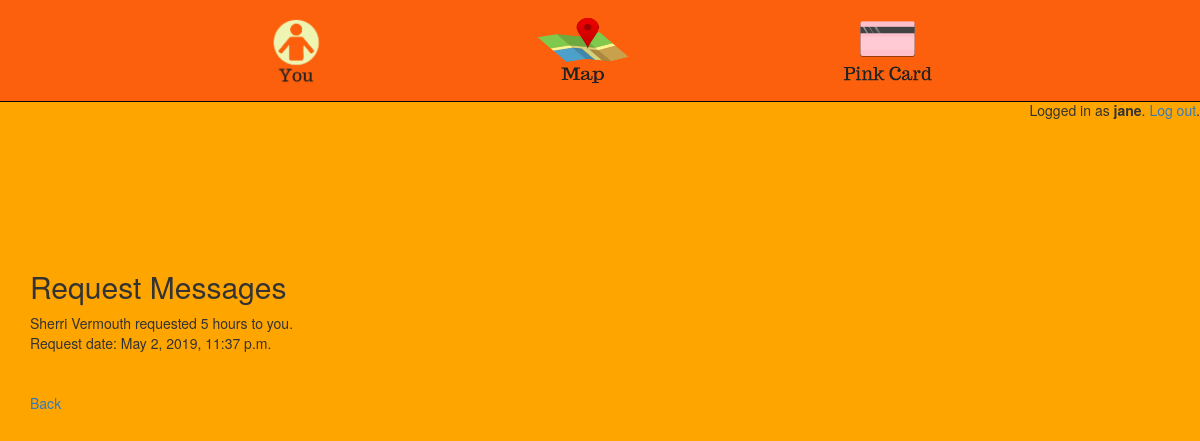
The app's page /students/transfer/requestmessages/ (signed in) with its own data.
### pinkcard/models.py (models this page shows)
class User(AbstractUser):
	username = models.CharField(max_length=30, unique=True)
	is_student = models.BooleanField(default=False)
	is_librarian = models.BooleanField(default=False)
	USERNAME_FIELD = 'username'

class RequestMessage(models.Model):
	sender = models.ForeignKey(User, on_delete=models.CASCADE, null=True, related_name='sender_notification')
	recipient = models.ForeignKey(User, on_delete=models.CASCADE, related_name='recipient_notification')
	request_message = models.TextField()
	sent_date = models.DateTimeField(auto_now_add=True)
	def __str__(self):
		return self.request_message

### pinkcard/views/students.py (the view)
# urls.py: path('transfer/requestmessages/',students.RequestMessages, name='requestmessages'),
def RequestMessages(request):
	template = 'pinkcard/students/requestmessages.html'
	context = {}
	context['messages'] = RequestMessage.objects.filter(recipient = request.user)
	print(context['messages'])
	return render(request, template, context)

### pinkcard/templates/pinkcard/students/requestmessages.html
{% extends 'base.html' %}
{% block content %}
	<br>
	<br>
	<br>
	<br>
	<br>
	<br>
	<h2>Request Messages</h2>
	{% for rm in messages %}
		{{rm.request_message}}
		<br>
		Request date: {{rm.sent_date}}
		<br>
		<br>
	{% endfor %}
	<br>
	<a href="{% url 'students:transfer' %}">Back</a>
{% endblock content %}

### templates/base.html (shortened to what this page needs)
{% load static %}
<!doctype html>
<html lang="en">
	<head>
		<link rel="stylesheet" href="https://maxcdn.bootstrapcdn.com/bootstrap/3.4.0/css/bootstrap.min.css">
		<link rel="stylesheet" type="text/css" href="{% static 'css/app.css' %}">
	    {% if user.is_authenticated and user.is_librarian %}
	      <link rel="stylesheet" type="text/css" href="{% static 'css/librarian.css' %}">
	    {% else %}
	      <link rel="stylesheet" type="text/css" href="{% static 'css/students.css' %}">
	    {% endif %}
	</head>
	<body>
		{% if user.is_authenticated and user.is_student %}
		<div>
		<nav class="navbar navbar-inverse navbar-fixed-top">
			<div class="menu-container">
			    <ul class="nav navbar-nav">
			    	<li><a id="navbar-brand" href="{% url 'students:detail' %}"><img src="/static/img/you.png" id="you" width="73" height="73"></a></li>
			    	<li><a id="navbar-brand" href="{% url 'students:map' %}"><img src="/static/img/map.png" id="map" width="100" height="70"></a></li>
			    	<li><a id="navbar-brand" href="{% url 'students:transfer' %}"><img src="/static/img/pinkcard.png" id="pinkcard" width="105" height="70"></a></li>
			    </ul>
			</div>
		</nav>
		</div>
		{% endif %}
		<br>
		<br>
		<br>
		<br>
		<br>
		<div class="col-6 text-right">
            {% if user.is_authenticated %}
            	<p class="pt-3">Logged in as <strong>{{ user.username }}</strong>. <a href="{% url 'logout' %}">Log out</a>.</p>
           	{% else %}
            	<a href="{% url 'login' %}" class="btn btn-light" role="button">Log in</a>
            	<a href="{% url 'signup' %}" class="btn btn-primary" role="button">Sign up</a>
          	{% endif %}
       	</div>
		<div class="container">
			<div class="content">
				{% block content %}
				{% endblock %}
			</div>
		</div>
	</body>
</html>

### static/css/app.css (style rules this page uses)
.navbar { background-color: #fc600c; }
.menu-container { position: relative; margin: 0 auto; margin-top: 0px; margin-top: -5px; max-width: 980px; padding: 0 50px; }
#navbar-brand { padding: 14px 100px; }
.nav.navbar-nav li a { color: black; font-family: OswaldRegular; }
a { text-decoration: none; }
li { color: black; }

### static/css/students.css (style rules this page uses)
body { background-color: orange; }

### records on screen
User: username "jane"
RequestMessage: request_message "Sherri Vermouth requested 5 hours to you.", sent_date "May 2, 2019, 11:37 p.m."
